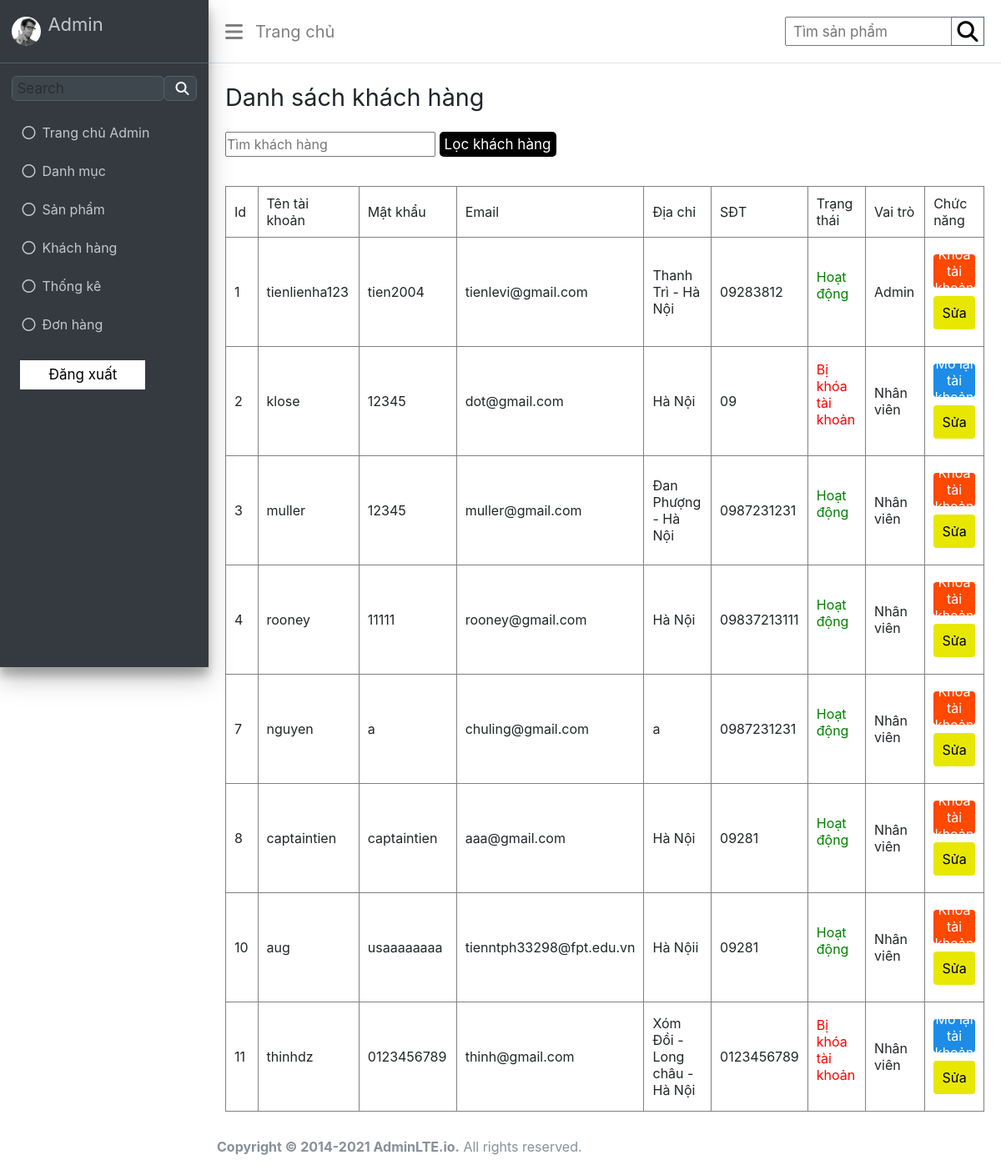
Page /admin/index.php?act=listtk on the committed database.
### tables this page shows
CREATE TABLE `khachhang` (
  `id` int(11) NOT NULL,
  `username` varchar(255) NOT NULL,
  `password` varchar(255) NOT NULL,
  `email` varchar(255) NOT NULL,
  `diachi` varchar(255) NOT NULL,
  `sdt` varchar(255) NOT NULL,
  `trangthai` int(11) NOT NULL,
  `idvaitro` int(11) NOT NULL
);

### model/pdo.php (called while the page is built, shortened)
<?php
function pdo_get_connection(){
    $servername = "localhost";
    $username = "root";
    $password = "";
    try {
        $conn = new PDO("mysql:host=$servername;dbname=wd18331_duan1", $username, $password);
        $conn->setAttribute(PDO::ATTR_ERRMODE, PDO::ERRMODE_EXCEPTION);
        return $conn;
    } catch(PDOException $e) {
        echo "Connection failed: " . $e->getMessage();
    }
}
function pdo_query($sql){
    $sql_args=array_slice(func_get_args(),1);
    try{
        $conn=pdo_get_connection();
        $stmt=$conn->prepare($sql);
        $stmt->execute($sql_args);
        $rows=$stmt->fetchAll();
        return $rows;
    }
    catch(PDOException $e){
        throw $e;
    }
    finally{
        unset($conn);
    }
}
?>

### model/khachhang.php (called while the page is built, shortened)
<?php
function loadAllTk(){
    $sql = "SELECT * FROM khachhang";
    $listtk = pdo_query($sql);
    pdo_query($sql);
    return $listtk;
}
?>

### admin/taikhoan/list.php (the view, shortened to what this page needs)
<body>
    <div class="wrapper">
        <div class="admin">
            <h1>Danh sách khách hàng</h1>
        </div>
        <form class="filter" action="index.php?act=listsp" method="post">
            <input type="text" name="kym" placeholder="Tìm khách hàng" />
            <input class="filter-search" type="submit" name="listok" value="Lọc khách hàng" />
        </form>
        <div class="table">
            <table class="table-bordered" border="1">
                <tr>
                    <td style="width: 100px">Id</td>
                    <td style="width: 250px">Tên tài khoản</td>
                    <td style="width: 200px">Mật khẩu</td>
                    <td style="width: 200px">Email</td>
                    <td style="width: 200px">Địa chỉ</td>
                    <td style="width: 100px">SĐT</td>
                    <td style="width: 200px">Trạng thái</td>
                    <td style="width: 200px">Vai trò</td>
                    <td style="width: 300px">Chức năng</td>
                </tr>
                <?php foreach ($listtk as $tk) {
                extract($tk);
                $khoataikhoan = "index.php?act=khoatk&id=".$id;
                $molaitaikhoan = "index.php?act=molaitk&id=".$id;
                $sua = "index.php?act=edittk&id=".$id;
           echo ' <tr>
                <td>'.$id.'</td>
                <td>'.$username.'</td>
                <td>'.$password.'</td>
                <td>'.$email.'</td>
                <td>'.$diachi.'</td>
                <td>'.$sdt.'</td>
                <td>'.($trangthai === 0 ? "<p style='color: green;'>Hoạt động</p>" : "<p style='color: red;'>Bị khóa tài khoản</p>").'</td>
                <td>'.($idvaitro === 1 ? "Admin" : ($idvaitro === 2 ? "Nhân viên" : "Khách hàng")).'</td>
                <td class="edit-delete">
                    '.($trangthai === 0 ? "<a href=".$khoataikhoan." onclick='return confirmUpdate()' class='delete'>
                    Khóa tài khoản
                </a>"
                 : "<a href=".$molaitaikhoan." onclick='return confirmUpdate()' class='detail'>Mở lại tài khoản</a>").'
                 <a class="edit" href='.$sua.'>Sửa</a>
                </td>
            </tr>';
           } ?>
            </table>
        </div>
    </div>
</body>

### admin/CSS/header.css (style rules this page uses)
body { background-color: #f4f6f9; }

### admin/CSS/home.css (style rules this page uses)
.wrapper { margin-left: 250px; padding: 0px 10px; }
.wrapper h1 { text-align: left; font-size: 1.8rem; font-weight: 400; }
.admin { margin-top: 100px; padding: 0px 10px; }
.table { padding: 0px 15px; }
table { margin: 20px 0px; width: 100%; border-collapse: collapse; }
table tr { height: 50px; }
table tr td { padding: 10px; }
table tr td a { text-decoration: none; color: #000; margin: 0px 10px; }
.edit { display: flex; align-items: center; justify-content: center; background-color: rgb(231, 231, 0); margin: 10px 0px; height: 30px; border-radius: 4px; transition: 0.3s; }
.delete { display: flex; align-items: center; justify-content: center; background-color: rgb(255, 72, 0); color: #fff; margin: 10px 0px; height: 30px; border-radius: 4px; transition: 0.3s; }

### admin/CSS/add.css (style rules this page uses)
.wrapper { margin-left: 250px; padding: 0px 10px; }
.wrapper h1 { text-align: left; font-size: 1.8rem; font-weight: 400; }

### admin/CSS/edit.css (style rules this page uses)
.wrapper { margin-left: 250px; padding: 0px 10px; }

### admin/CSS/list.css (style rules this page uses)
* { margin: 0; padding: 0; font-family: "Source Sans Pro", -apple-system, BlinkMacSystemFont, "Segoe UI", Roboto, "Helvetica Neue", Arial, sans-serif, "Apple Color Emoji", "Segoe UI Emoji", "Segoe UI Symbol"; font-weight: 400; box-sizing: border-box; }
.wrapper { margin-left: 250px; padding: 0px 10px; }
.wrapper h1 { text-align: left; font-size: 1.8rem; font-weight: 400; }
.admin { margin-top: 100px; }
.table { padding: 0px 10px; }
table { margin: 20px 0px; width: 100%; border-collapse: collapse; }
table tr { height: 50px; }
table tr td { padding: 10px; }
table tr td a { text-decoration: none; color: #000; margin: 0px 10px; }
.filter { padding: 15px 10px; }
.filter input { height: 30px; }
.filter-search { background-color: #000; color: #fff; width: 140px; font-size: 17px; border: none; border-radius: 5px; cursor: pointer; transition: 0.3s; }
.edit-delete { text-align: center; }
.detail { display: flex; align-items: center; justify-content: center; background-color: rgb(29, 140, 231); color: #fff; margin: 10px 0px; height: 40px; border-radius: 4px; transition: 0.3s; }
.edit { display: flex; align-items: center; justify-content: center; background-color: rgb(231, 231, 0); margin: 10px 0px; height: 40px; border-radius: 4px; transition: 0.3s; }
.delete { display: flex; align-items: center; justify-content: center; background-color: rgb(255, 72, 0); color: #fff; margin: 10px 0px; height: 40px; border-radius: 4px; transition: 0.3s; }

### admin/CSS/index.css (style rules this page uses)
* { margin: 0; padding: 0; font-family: "Source Sans Pro", -apple-system, BlinkMacSystemFont, "Segoe UI", Roboto, "Helvetica Neue", Arial, sans-serif, "Apple Color Emoji", "Segoe UI Emoji", "Segoe UI Symbol"; font-weight: 400; box-sizing: border-box; }
body { min-height: 100vh; display: flex; flex-direction: column; }

### rows in the picture
khachhang: id "1", username "tienlienha123", password "tien2004", email "tienlevi@gmail.com", diachi "Thanh Trì - Hà Nội", sdt "09283812", trangthai "Hoạt động", shows "Admin"
khachhang: id "2", username "klose", password "12345", email "dot@gmail.com", diachi "Hà Nội", sdt "09", trangthai "Bị khóa tài khoản", shows "Nhân viên"
khachhang: id "3", username "muller", password "12345", email "muller@gmail.com", diachi "Đan Phượng - Hà Nội", sdt "0987231231", trangthai "Hoạt động", shows "Nhân viên"
khachhang: id "4", username "rooney", password "11111", email "rooney@gmail.com", diachi "Hà Nội", sdt "09837213111", trangthai "Hoạt động", shows "Nhân viên"
khachhang: id "7", username "nguyen", password "a", email "chuling@gmail.com", diachi "a", sdt "0987231231", trangthai "Hoạt động", shows "Nhân viên"
khachhang: id "8", username "captaintien", password "captaintien", email "aaa@gmail.com", diachi "Hà Nội", sdt "09281", trangthai "Hoạt động", shows "Nhân viên"
khachhang: id "10", username "aug", password "usaaaaaaaa", email "tienntph33298@fpt.edu.vn", diachi "Hà Nộii", sdt "09281", trangthai "Hoạt động", shows "Nhân viên"
khachhang: id "11", username "thinhdz", password "0123456789", email "thinh@gmail.com", diachi "Xóm Đồi - Long châu - Hà Nội", sdt "0123456789", trangthai "Bị khóa tài khoản", shows "Nhân viên"
